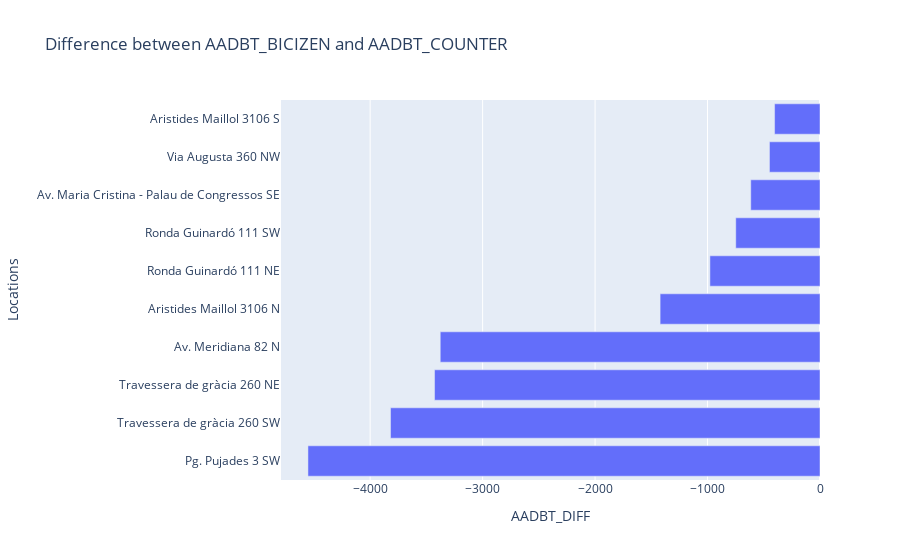

Notebook code cell kept with this figure:
### Markdown cell above
## Plots

### Code cell
# Calculate the difference

# Order by difference
final_df = final_df.sort_values(by='AADBT_DIFF', ascending=False)

final_df["Locations"] = final_df["Street"] + " " + final_df["direction_counter"]

fig = px.bar(final_df, x='AADBT_DIFF', y='Locations', orientation='h', title='Difference between AADBT_BICIZEN and AADBT_COUNTER', labels={'id': 'ID', 'AADBT_DIFF': 'AADBT_DIFF'})
fig.update_layout(yaxis={'categoryorder':'total ascending', 'tickmode':'linear'})
fig.show()

### Figure 1 — Plotly figure (JSON) as saved in the notebook; plotly's stock layout.template omitted (floating-point values rounded to 4 significant figures)
{"data": [{"alignmentgroup": "True", "hovertemplate": "AADBT_DIFF=%{x}<br>Locations=%{y}<extra></extra>", "legendgroup": "", "marker": {"color": "#636efa", "pattern": {"shape": ""}}, "name": "", "offsetgroup": "", "orientation": "h", "showlegend": false, "textposition": "auto", "type": "bar", "x": [-403.9, -449.4, -615.7, -749.3, -978.9, -1422.0, -3377.0, -3427.0, -3819.0, -4553.0], "xaxis": "x", "y": ["Aristides Maillol 3106 S", "Via Augusta 360 NW", "Av. Maria Cristina - Palau de Congressos SE", "Ronda Guinardó 111 SW", "Ronda Guinardó 111 NE", "Aristides Maillol 3106 N", "Av. Meridiana 82 N", "Travessera de gràcia 260 NE", "Travessera de gràcia 260 SW", "Pg. Pujades 3 SW"], "yaxis": "y"}], "layout": {"barmode": "relative", "legend": {"tracegroupgap": 0}, "title": {"text": "Difference between AADBT_BICIZEN and AADBT_COUNTER"}, "xaxis": {"anchor": "y", "domain": [0, 1], "title": {"text": "AADBT_DIFF"}}, "yaxis": {"anchor": "x", "categoryorder": "total ascending", "domain": [0, 1], "tickmode": "linear", "title": {"text": "Locations"}}}}
